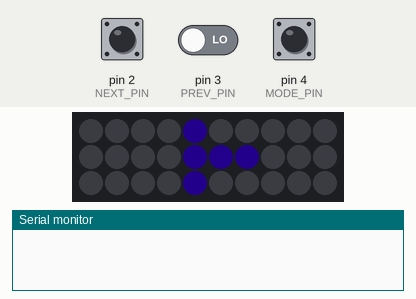
Recording of a sketch running on a simulated Arduino Uno, built with avr-gcc and run on an emulated ATmega328P. Shown: 10×3 RGB LED matrix (first LED top left, wired row by row), the last lines printed to the serial monitor. Inputs (shaded band) come from the test bench; at power-on: pin 4 (MODE_PIN) LOW, pin 3 (PREV_PIN) LOW, pin 2 (NEXT_PIN) LOW. Dim RGB values are drawn brighter than linear.

Above: at 1.4 s.
1.5 s: pin 4 (MODE_PIN) pulled HIGH for 0.15 s
At 2.7 s:
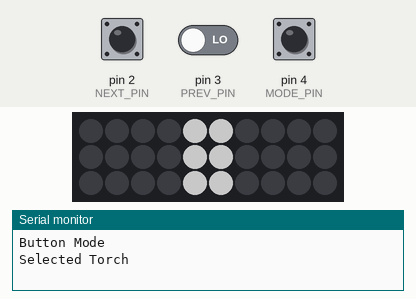
3.1 s: pin 3 (PREV_PIN) driven HIGH
At 4.1 s:
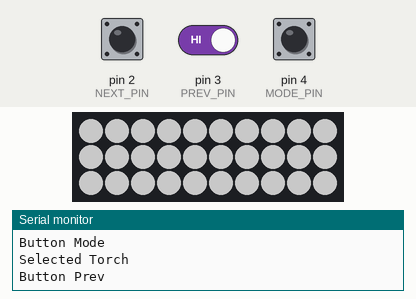
4.6 s: pin 2 (NEXT_PIN) pulled HIGH for 0.15 s
At 5.4 s:
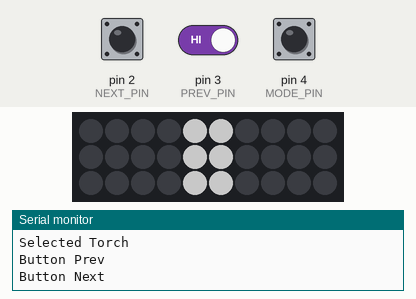
Timing chart, 0 to 7.6 s (numbered marks = the images above; inputs shaded):
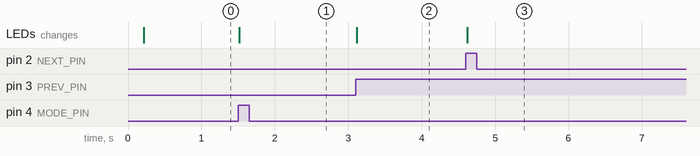

Measured:
- after the input at 1.5 s, the LEDs: change at once (image 1)
- after the input at 3.1 s, the LEDs: change at once (image 2)
- after the input at 4.6 s, the LEDs: change at once (image 3)

The sketch:

LED_WATCH.ino
```cpp
#include <FastLED.h>

#define LED_PIN 7
#define NEXT_PIN 2
#define PREV_PIN 3
#define MODE_PIN 4

#define NUM_LED 30
#define BRIGHTNESS 100
#define UPDATE_SPEED 20
#define LED_ROWS 3
#define LED_COLS 10
#define CHAMBER_COUNT = 9;//Not including 8

#define DEBUG

////// Button states \\\\\\\\\/
boolean NEXT_LAST_STATE = LOW;
boolean PREV_LAST_STATE = LOW;
boolean MODE_LAST_STATE = LOW;
uint16_t NEXT_HOLD_TIME = 0;
uint16_t PREV_HOLD_TIME = 0;
uint16_t MODE_HOLD_TIME = 0;

///Main Menu
uint8_t currentSelection = 0;

//Touch settings
uint8_t torch_intensity = 0;


CRGB leds[NUM_LED];
uint8_t brightness = 101;
uint8_t targetBrightness = 100;
uint8_t brightnessTimeStep = 5;
uint8_t brightnessAge = 0;

uint8_t currentChamber = 0;

uint8_t mode = 0;


void setup() {
  init_watch();


  /*animateRow(0,-1,LED_COLS,10,155,200,100);
  //animateRow(1,-1,LED_COLS,10,60,200,100);
  //animateRow(2,-1,LED_COLS,10,0,200,100);

  for(int i = 0; i < NUM_LED; i++){
    shiftRow(0, false);
    shiftRow(1, false);
    shiftRow(2, false);
    FastLED.show();
    delay(100);
  }*/
}

void loop() {
  static uint8_t hue = 0;
  uint8_t deltaTime = 0;
  while(true){
    unsigned long startTime = millis();

    updateBrightness(deltaTime);
    if(mode == 0){
      //Standard chamber clock startup
      //loadChamberLine();
      //loadChamberTimerLine();
      //loadTourTimerLine();
      mode = 1;
    }

    if(mode == 1) mode1();
    if(mode == 2) torch(torch_intensity);

    buttonCheck(deltaTime);

    hue++;
    delay(5);
    FastLED.show();
    deltaTime = millis() - startTime;
  }
}


//////////////////////////////////////////////

void updateBrightness(int deltaTime){
  brightnessAge += deltaTime;
  while(brightnessAge >= brightnessTimeStep){
    if(targetBrightness > brightness) brightness++;
    if(targetBrightness < brightness) brightness--;
    FastLED.setBrightness(brightness);
    brightnessAge -= brightnessTimeStep;
  }
}

void loadChamberLine(){
  animateRow(0, -1, LED_COLS, 10, 70, 200, 255);
}

void loadChamberTimerLine(){
  animateRow(1, -1, LED_COLS, 10, 155, 255, 255);
}

void loadTourTimerLine(){
  animateRow(2, -1, LED_COLS, 10, 0, 200, 255);
}

//Check the state of the buttons and react accordingly
void buttonCheck(uint8_t delta_time){
  if(digitalRead(NEXT_PIN) == HIGH){
    if(NEXT_LAST_STATE == LOW){
      buttonNext(false, delta_time);
    }
  }
  if(digitalRead(PREV_PIN) == HIGH){
    if(PREV_LAST_STATE == LOW){
      buttonPrev(false, delta_time);
    }
  }
  if(digitalRead(MODE_PIN) == HIGH){
    if(MODE_LAST_STATE == LOW){
      buttonMode(false, delta_time);
    }
  }

  MODE_LAST_STATE = digitalRead(MODE_PIN);
  PREV_LAST_STATE = digitalRead(PREV_PIN);
  NEXT_LAST_STATE = digitalRead(NEXT_PIN);
}

void buttonNext(boolean held, uint8_t delta_time){
  #ifdef DEBUG
  Serial.println("Button Next");
  #endif

  //MENU CONTROLES:
  if(mode == 1){
    currentSelection += 1;
    currentSelection = currentSelection % 3;
  }

  if(mode == 2){
    torch_intensity += 1;
    torch_intensity = torch_intensity % 6;
  }

}

void buttonPrev(boolean held, uint8_t delta_time){
  #ifdef DEBUG
  Serial.println("Button Prev");
  #endif

  if(mode == 1){
    currentSelection -= 1;
    if(currentSelection > 2) currentSelection = 2;
  }

  if(mode == 2){
    torch_intensity -= 1;
    if(torch_intensity > 5) torch_intensity = 5;
  }
}

void buttonMode(boolean held, uint8_t delta_time){
  #ifdef DEBUG
  Serial.println("Button Mode");
  #endif

  if(mode == 1){
    select();
  }

}
```

Leds.ino
```cpp
////////////////////////////////////////////

//Set an led color
void setLed(int led, int hue, int sat, int val) {
  leds[led] = CHSV(hue, sat, val);
}

void setLed(int col, int row, int hue, int sat, int val) {
  setLed(col + (row * 10), hue, sat, val);
}

//Get an led from a given postion
CRGB getLed(int col, int row){
  return leds[col + (row * 10)];
}

void setLed(int col, int row, CRGB led){
  leds[col + (row * 10)] = led;
}

void setColumn(int col, int hue, int sat, int val) {
  setLed(col, 0, hue, sat, val);
  setLed(col, 1, hue, sat, val);
  setLed(col, 2, hue, sat, val);
}

void setRow(int row, int from, int too, int hue, int sat, int val) {
  do{
    if(from != -1){
      setLed(from, row, hue, sat, val);
    }
    from++;
  } while(from <= too);
}

void setRow(int row, int hue, int sat, int val) {
  setRow(row, 0, LED_COLS-1, hue, sat, val);
}

void animateRow(int row, int current, int new_count, int update_time, int hue, int sat, int val) {
  while (current <= new_count) {
    for (int i = (LED_COLS-1); i > current; i--) {
      setRow(row, 0, 0, 0);
      setLed(i, row, hue, sat, val);
      setRow(row, -1, current, hue, sat, val);
      FastLED.show();
      delay(update_time);
    }
    current++;
  }
}

void shiftRow(int row, bool continueous){
  CRGB overflowLed;
  for(int i = 0; i < LED_COLS; i++){
    if(i == 0) overflowLed = getLed(i, row);
    else {
      setLed(i-1, row, getLed(i, row));
    }
  }
  if(continueous){
    setLed(LED_COLS -1, row, overflowLed);
  } else {
    setLed(LED_COLS -1, row, 0, 0, 0);
  }
}

void clearAll(){
  for(int i = 0; i < LED_ROWS; i++){
    setRow(i, 0, 0, 0);
  }
}

void showPlay(){
  clearAll();
  setLed(5,1,180,255,brightness);
  setLed(4,1,180,255,brightness);
  setLed(5,0,180,255,brightness);
  setLed(5,2,180,255,brightness);
}

void showStop(){
  clearAll();
  setLed(5,1,180,255,brightness);
  setLed(5,0,180,255,brightness);
  setLed(5,2,180,255,brightness);
  setLed(6,1,180,255,brightness);
  setLed(6,0,180,255,brightness);
  setLed(6,2,180,255,brightness);
  setLed(4,1,180,255,brightness);
  setLed(4,0,180,255,brightness);
  setLed(4,2,180,255,brightness);
}

void showTorch(){
  clearAll();
  setLed(5,1,180,255,brightness);
  setLed(4,1,180,255,brightness);
  setLed(6,1,180,255,brightness);
  setLed(4,0,180,255,brightness);
  setLed(4,2,180,255,brightness);
}

void torch(uint8_t level){
  clearAll();
  setColumn(4, 1, 0, 255);
  setColumn(5, 1, 0, 255);
  if(level > 1){
    setColumn(3, 1, 0, 255);
    setColumn(6, 1, 0, 255);
  }
  if(level > 2){
    setColumn(2, 1, 0, 255);
    setColumn(7, 1, 0, 255);
  }
  if(level > 3){
    setColumn(1, 1, 0, 255);
    setColumn(8, 1, 0, 255);
  }
  if(level > 4){
    setColumn(0, 1, 0, 255);
    setColumn(9, 1, 0, 255);
  }
}
```

modes.ino
```cpp
void mode1(){//MENU
    if(currentSelection == 0){
      showTorch();
    }

    if(currentSelection == 1){
      showPlay();
    }

    if(currentSelection == 2){
      showStop();
    }
}

void select(){
  if(mode == 1){
    if(currentSelection == 0){
      openTorch();
    }

    if(currentSelection == 1){
      openTour();
    }

    if(currentSelection == 2){
      closeTour();
    }
  }
}

void openTorch(){
  #ifdef DEBUG
  Serial.println("Selected Torch");
  #endif
  mode = 2;
}

void openTour(){
  #ifdef DEBUG
  Serial.println("Selected Tour");
  #endif
}

void closeTour(){
  #ifdef DEBUG
  Serial.println("Selected Close Tour");
  #endif
}
```

setup.ino
```cpp
void init_watch(){
  //Start up delay
  delay(200);

  //Set pin modes
  pinMode(NEXT_PIN, INPUT);
  pinMode(PREV_PIN, INPUT);
  pinMode(MODE_PIN, INPUT);

  //Set the LED's up
  FastLED.addLeds<WS2811, LED_PIN>(leds, NUM_LED);

  #ifdef DEBUG
  Serial.begin(9600);
  #endif


}
```
